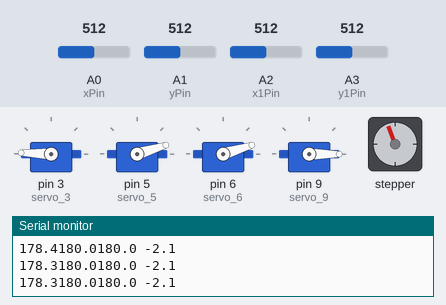
Bench run of a sketch on a simulated Arduino Uno, built with avr-gcc and run on an emulated ATmega328P. Parts: 4 × servo, stepper motor, the last lines printed to the serial monitor. The inputs (shaded band) are chosen by the test bench; at power-on: A0 (xPin) = 512, A2 (x1Pin) = 512, A3 (y1Pin) = 512, A1 (yPin) = 512. Stepper angles assume 2048 steps per turn.

Above: at 1.2 s.
1.3 s: A0 (xPin) set to 306
4.3 s: A2 (x1Pin) set to 716
At 4.85 s:
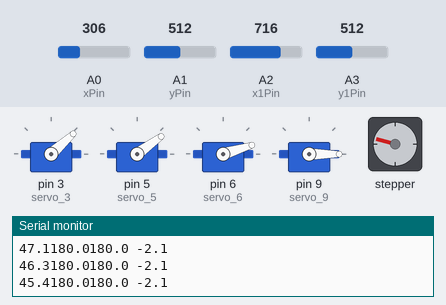
7.3 s: A3 (y1Pin) set to 716
At 8.1 s:
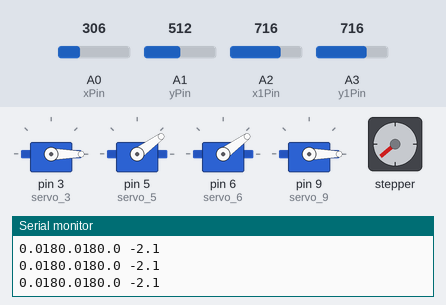
10.3 s: A0 (xPin) set to 992
At 10.73 s:
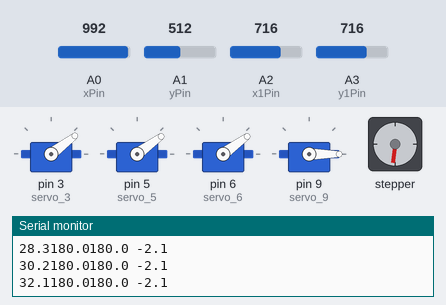
13.3 s: A0 (xPin) set to 170
At 13.72 s:
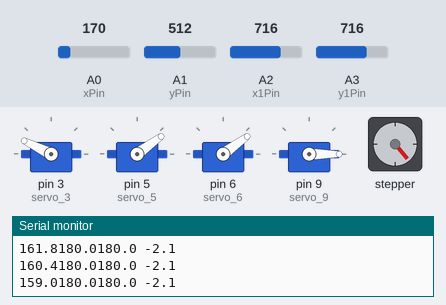
16.3 s: A2 (x1Pin) set to 992
At 17.1 s:
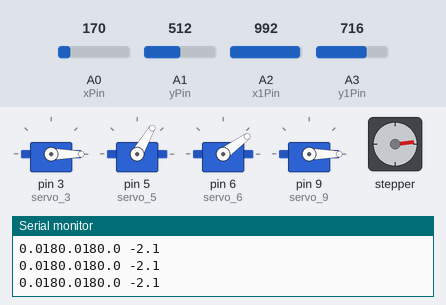
Timing chart, 0 to 22.4 s (numbered marks = the images above; inputs shaded):
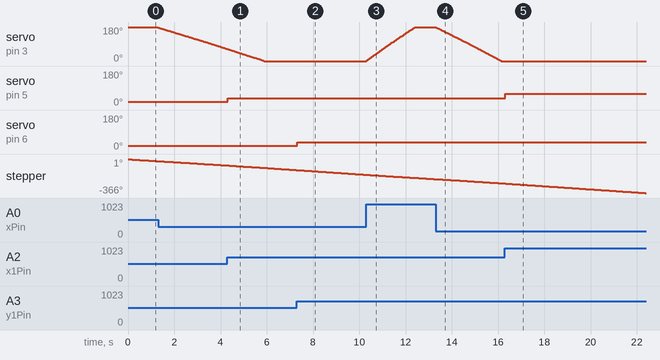

Measured:
- after the input at 4.3 s, servo on pin 5 (servo_5): 17° → 36° at once
- after the input at 7.3 s, servo on pin 6 (servo_6): 17° → 36° at once
- after the input at 10.3 s, servo on pin 3 (servo_3): moves from 0° to 180° over 2.1 s, starting at once
- after the input at 13.3 s, servo on pin 3 (servo_3): moves from 180° to 0° over 2.8 s, starting at once
- after the input at 16.3 s, servo on pin 5 (servo_5): 36° → 60° at once

The sketch:

robotic_arm_Final_test.ino
```cpp
//c++
//Made by L2bcdf
//use 3 servos and a stepper motor: controlled by 2 joysticks
//Do not steal
//There is room for 1 more servo in the code

#include <Stepper.h>
#define STEPS 32
#include <Servo.h>
Stepper stepper(STEPS, 8, 10, 9, 11);
int xPin = A0;
int yPin = A1;
int x1Pin = A2;
int y1Pin = A3;
int buttonPin = 2;
int buttonState = 0;
float x = 180;
float x1 = 180;
float y1 = 180;
Servo servo_3;
Servo servo_5;
Servo servo_6;
Servo servo_9;
String rts = (" ");
void setup() {
  stepper.setSpeed(700);
  pinMode(buttonPin, INPUT);
  Serial.begin(9600);
  servo_3.attach(3, 500, 2500);
  servo_5.attach(5, 500, 2500);
  servo_6.attach(6, 500, 2500);
  servo_9.attach(9, 500, 2500);
  pinMode(3, OUTPUT);
  pinMode(5, OUTPUT);
  pinMode(6, OUTPUT);
  pinMode(9, OUTPUT);
}

void loop() {
  float xValue = analogRead(xPin);
  float yValue = analogRead(yPin);
  float x1Value = analogRead(x1Pin);
  float y1Value = analogRead(y1Pin);

  xValue -= 520;
  xValue /= 500;
  xValue *= 2;
  x = x + xValue;
  yValue -= 520;
  yValue /= 500;
  yValue *= 20;

    xValue -= 520;
  xValue /= 500;
  xValue *= 2;
  x1 = x1 + x1Value;
  yValue -= 520;
  yValue /= 500;
  yValue *= 2;
  y1 = y1 +y1Value;

  int serv3 = x;
  int serv5 = x1;
  int serv6 = y1;
  int serv9 = 0;
  int Step1 = yValue;
  servo_3.write(serv3);
  servo_5.write(serv5);
  servo_6.write(serv6);
  servo_9.write(serv9);
  stepper.step(Step1);

  if (x>180){
  x= 180;
  }
  if (x<0){
  x= 0;
  }

    if (x1>180){
  x1= 180;
  }
  if (x1<0){
  x1= 0;
  }

    if (y1>180){
  y1= 180;
  }
  if (x<0){
  y1= 0;
  }

Serial.print ( x , OUTPUT);
Serial.print ( x1 , OUTPUT);
Serial.print ( y1 , OUTPUT);
Serial.print ( rts );
Serial.println ( yValue , OUTPUT);
delay (0);
}
```
